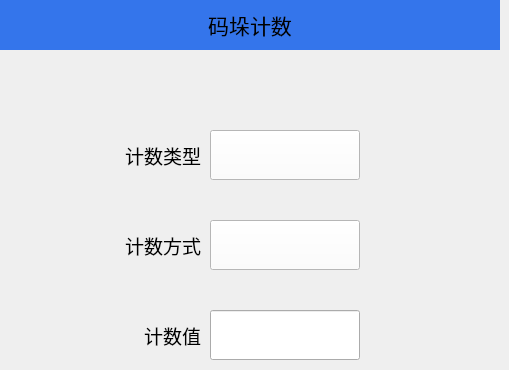
   <widget class="QWidget" name="page_6">
    <widget class="QLabel" name="label_6">
     <property name="geometry">
      <rect>
       <x>0</x>
       <y>0</y>
       <width>500</width>
       <height>50</height>
      </rect>
     </property>
     <property name="minimumSize">
      <size>
       <width>500</width>
       <height>50</height>
      </size>
     </property>
     <property name="maximumSize">
      <size>
       <width>500</width>
       <height>50</height>
      </size>
     </property>
     <property name="font">
      <font>
       <pointsize>16</pointsize>
      </font>
     </property>
     <property name="styleSheet">
      <string notr="true">QLabel{background-color:#3475EB;}</string>
     </property>
     <property name="text">
      <string>码垛计数</string>
     </property>
     <property name="alignment">
      <set>Qt::AlignCenter</set>
     </property>
    </widget>
    <widget class="QLabel" name="label_60">
     <property name="geometry">
      <rect>
       <x>90</x>
       <y>130</y>
       <width>111</width>
       <height>51</height>
      </rect>
     </property>
     <property name="font">
      <font>
       <pointsize>14</pointsize>
      </font>
     </property>
     <property name="text">
      <string>计数类型</string>
     </property>
     <property name="alignment">
      <set>Qt::AlignRight|Qt::AlignTrailing|Qt::AlignVCenter</set>
     </property>
    </widget>
    <widget class="QLabel" name="label_61">
     <property name="geometry">
      <rect>
       <x>100</x>
       <y>310</y>
       <width>101</width>
       <height>51</height>
      </rect>
     </property>
     <property name="font">
      <font>
       <pointsize>14</pointsize>
      </font>
     </property>
     <property name="text">
      <string>计数值</string>
     </property>
     <property name="alignment">
      <set>Qt::AlignRight|Qt::AlignTrailing|Qt::AlignVCenter</set>
     </property>
    </widget>
    <widget class="QLineEdit" name="Edit_stackCntValue">
     <property name="geometry">
      <rect>
       <x>210</x>
       <y>310</y>
       <width>150</width>
       <height>50</height>
      </rect>
     </property>
     <property name="minimumSize">
      <size>
       <width>150</width>
       <height>50</height>
      </size>
     </property>
     <property name="maximumSize">
      <size>
       <width>150</width>
       <height>50</height>
      </size>
     </property>
     <property name="font">
      <font>
       <pointsize>14</pointsize>
      </font>
     </property>
    </widget>
    <widget class="QLabel" name="label_62">
     <property name="geometry">
      <rect>
       <x>90</x>
       <y>220</y>
       <width>111</width>
       <height>51</height>
      </rect>
     </property>
     <property name="font">
      <font>
       <pointsize>14</pointsize>
      </font>
     </property>
     <property name="text">
      <string>计数方式</string>
     </property>
     <property name="alignment">
      <set>Qt::AlignRight|Qt::AlignTrailing|Qt::AlignVCenter</set>
     </property>
    </widget>
    <widget class="QPushButton" name="Btn_stackCntType">
     <property name="geometry">
      <rect>
       <x>210</x>
       <y>130</y>
       <width>150</width>
       <height>50</height>
      </rect>
     </property>
     <property name="minimumSize">
      <size>
       <width>150</width>
       <height>50</height>
      </size>
     </property>
     <property name="maximumSize">
      <size>
       <width>150</width>
       <height>50</height>
      </size>
     </property>
     <property name="font">
      <font>
       <pointsize>14</pointsize>
      </font>
     </property>
     <property name="styleSheet">
      <string notr="true">background-color:white;</string>
     </property>
     <property name="text">
      <string/>
     </property>
    </widget>
    <widget class="QPushButton" name="Btn_stackCntMode">
     <property name="geometry">
      <rect>
       <x>210</x>
       <y>220</y>
       <width>150</width>
       <height>50</height>
      </rect>
     </property>
     <property name="minimumSize">
      <size>
       <width>150</width>
       <height>50</height>
      </size>
     </property>
     <property name="maximumSize">
      <size>
       <width>150</width>
       <height>50</height>
      </size>
     </property>
     <property name="font">
      <font>
       <pointsize>14</pointsize>
      </font>
     </property>
     <property name="styleSheet">
      <string notr="true">background-color:white;</string>
     </property>
     <property name="text">
      <string/>
     </property>
    </widget>
   </widget>
